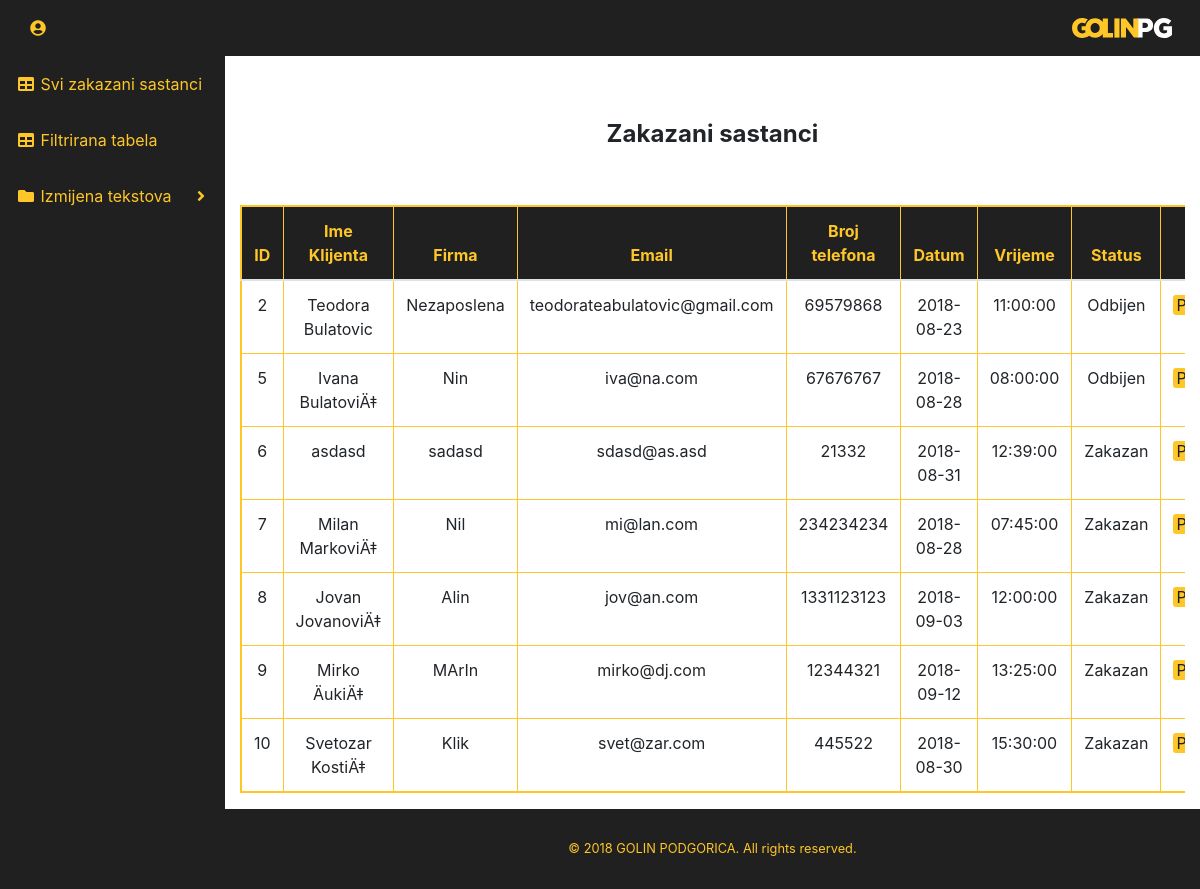
The app's page /admin/index.php with its own data.
### tables this page shows
CREATE TABLE `sastanci` (
  `ime_klijenta` varchar(50) NOT NULL,
  `firma` varchar(100) NOT NULL,
  `email` varchar(100) NOT NULL,
  `telefon` int(10) NOT NULL,
  `datum` date NOT NULL,
  `vrijeme` time NOT NULL,
  `sastanak_id` int(4) NOT NULL,
  `status_sastanka` varchar(111) NOT NULL
);

### admin/index.php (the view, shortened to what this page needs)
<?php include "includes/admin_header.php";
       include "includes/admin_navigation.php";
       include "includes/admin_footer.php";
?>
<div id="content-wrapper">
  <div class="container-fluid text-center">
    <br><br>
              <h4><b>Zakazani sastanci</b></h4><br><br>
              <div class="table-responsive">
                <table class="table table-bordered" id="dataTable" width="100%" cellspacing="0">
                  <thead>
                    <tr>
                      <th>ID</th>
                      <th>Ime Klijenta</th>
                      <th>Firma</th>
                      <th>Email</th>
                      <th>Broj telefona</th>
                      <th>Datum</th>
                      <th>Vrijeme</th>
                      <th>Status</th>
                      <th></th>
                    </tr>
                  </thead>
                  <tbody>
                  <tbody>
    <?php
    $query = "SELECT * FROM sastanci";
    $result = mysqli_query($connection, $query);
    while($row = mysqli_fetch_assoc($result)){
        $sastanak_id = $row['sastanak_id'];
        $ime_klijenta = $row['ime_klijenta'];
        $firma = $row['firma'];
        $email = $row['email'];
        $telefon = $row['telefon'];
        $datum = $row['datum'];
        $vrijeme = $row['vrijeme'];
        $status = $row['status_sastanka'];
        echo "<tr>";
        echo "<td> $sastanak_id</td>";
        echo "<td> $ime_klijenta</td>";
        echo "<td>$firma</td>";
        echo "<td>$email </td>";
        echo "<td>$telefon</td>";
        echo "<td> $datum</td>";
        echo "<td> $vrijeme</td>";
        echo "<td> $status</td>";
        echo "<td><a href='index.php?prihvati={$sastanak_id}'>Prihvati</a></td>";
        echo "</tr>";
    }
?>
                  </tbody>
                </table>
              </div>
            </div>
        </div>
        <?php stickyFooter(); ?>
<?php footer();?>

### admin/includes/admin_header.php (shortened to what this page needs)
<!DOCTYPE html>
<html lang="en">
  <head>
    <link href="vendor/bootstrap/css/bootstrap.min.css" rel="stylesheet">
    <link href="vendor/fontawesome-free/css/all.min.css" rel="stylesheet" type="text/css">
    <link href="vendor/datatables/dataTables.bootstrap4.css" rel="stylesheet">
    <link href="css/sb-admin.css" rel="stylesheet">
  </head>
  <body id="page-top">

### admin/includes/admin_navigation.php (shortened to what this page needs)
<nav class="navbar navbar-expand static-top">
  <ul class="navbar-nav ml-auto ml-md-0">
    <li class="nav-item dropdown no-arrow">
      <a class="nav-link dropdown-toggle" href="#" id="userDropdown" role="button" data-toggle="dropdown" aria-haspopup="true" aria-expanded="false">
        <i class="fas fa-user-circle fa-fw"></i>
      </a>
    </li>
  </ul>
  <img width=100 style="margin-left:87%;" src="../images/logo.svg">
</nav>
<div id="wrapper">
  <ul class="sidebar navbar-nav">
    <li class="nav-item">
      <a class="nav-link" href="index.php">
      <i class="fas fa-fw fa-table"></i>
        <span>Svi zakazani sastanci</span>
      </a>
    </li>
    <li class="nav-item">
      <a class="nav-link" href="tables.php">
        <i class="fas fa-fw fa-table"></i>
        <span>Filtrirana tabela</span></a>
    </li>
<li class="nav-item dropdown">
          <a class="nav-link dropdown-toggle" href="#" id="pagesDropdown" role="button" data-toggle="dropdown" aria-haspopup="true" aria-expanded="false">
            <i class="fas fa-fw fa-folder"></i>
            <span>Izmijena tekstova</span>
          </a>
</li>
  </ul>

### admin/includes/admin_footer.php (shortened to what this page needs)
   <?php
   function footer(){ ?>
  </body>
</html>
<?php
   }
    function stickyFooter(){
   echo " <footer class='sticky-footer'>
          <div class='container my-auto'>
            <div class='copyright text-center my-auto'>
              <span>© 2018 GOLIN PODGORICA. All rights reserved.</span>
            </div>
          </div>
        </footer>
      </div> ";
       } ?>

### admin/css/sb-admin.css (style rules this page uses)
html { position: relative; min-height: 100%; }
body { height: 100%; }
#wrapper { display: -webkit-box; display: -ms-flexbox; display: flex; }
#wrapper #content-wrapper { overflow-x: hidden; width: 100%; padding-top: 1rem; padding-bottom: 80px; }
.navbar { background-color: rgb(32,32,32); }
#userDropdown { color:rgb(254, 198, 39); }
.navbar-nav .nav-item.dropdown .dropdown-toggle::after { width: 1rem; text-align: center; float: right; vertical-align: 0; border: 0; font-weight: 900; content: '\f105'; font-family: 'Font Awesome 5 Free'; }
.navbar-nav .nav-item.dropdown.no-arrow .dropdown-toggle::after { display: none; }
.sidebar { width:10vw !important; background-color: rgb(32,32,32); min-height: calc(100vh - 56px); }
.sidebar .nav-item:last-child { margin-bottom: 1rem; }
.sidebar .nav-item .nav-link { text-align: center; padding: 0.75rem 1rem; width:10vw; color: rgb(254, 198, 39); }
.sidebar .nav-item .nav-link span { font-size: 0.65rem; display: block; }
@media (min-width: 768px) { .sidebar { width: 225px !important; } }
@media (min-width: 768px) { .sidebar .nav-item .nav-link { display: block; width: 100%; text-align: left; padding: 1rem; width: 225px; } }
@media (min-width: 768px) { .sidebar .nav-item .nav-link span { font-size: 1rem; display: inline; } }
:root { --input-padding-x: 0.75rem; --input-padding-y: 0.75rem; }
footer.sticky-footer { display: -webkit-box; display: -ms-flexbox; display: flex; position: absolute; right: 0; bottom: 0; width: calc(100% - 90px); height: 80px; background-color: rgb(32,32,32); }
footer.sticky-footer .copyright { line-height: 1; font-size: 0.8rem; color: rgb(254, 198, 39); }
@media (min-width: 768px) { footer.sticky-footer { width: calc(100% - 225px); } }
#dataTable { border:2px solid rgb(254, 198, 39); }
#dataTable thead { background-color: rgb(32,32,32); color: rgb(254, 198, 39); }
#dataTable td>a { color: rgb(32,32,32); background-color: rgb(254, 198, 39); border-radius:3px; padding-left: 3px; padding-right: 3px; }
#dataTable th, #dataTable td { border:1px solid rgb(254, 198, 39); }

### records on screen
sastanci: sastanak_id "2", ime_klijenta "Teodora Bulatovic", firma "Nezaposlena", email "teodorateabulatovic@gmail.com", telefon "69579868", datum "2018-08-23", vrijeme "11:00:00", status_sastanka "Odbijen"
sastanci: sastanak_id "5", ime_klijenta "Ivana BulatoviÄ‡", firma "Nin", email "iva@na.com", telefon "67676767", datum "2018-08-28", vrijeme "08:00:00", status_sastanka "Odbijen"
sastanci: sastanak_id "6", ime_klijenta "asdasd", firma "sadasd", email "sdasd@as.asd", telefon "21332", datum "2018-08-31", vrijeme "12:39:00", status_sastanka "Zakazan"
sastanci: sastanak_id "7", ime_klijenta "Milan MarkoviÄ‡", firma "Nil", email "mi@lan.com", telefon "234234234", datum "2018-08-28", vrijeme "07:45:00", status_sastanka "Zakazan"
sastanci: sastanak_id "8", ime_klijenta "Jovan JovanoviÄ‡", firma "Alin", email "jov@an.com", telefon "1331123123", datum "2018-09-03", vrijeme "12:00:00", status_sastanka "Zakazan"
sastanci: sastanak_id "9", ime_klijenta "Mirko ÄukiÄ‡", firma "MArIn", email "mirko@dj.com", telefon "12344321", datum "2018-09-12", vrijeme "13:25:00", status_sastanka "Zakazan"
sastanci: sastanak_id "10", ime_klijenta "Svetozar KostiÄ‡", firma "Klik", email "svet@zar.com", telefon "445522", datum "2018-08-30", vrijeme "15:30:00", status_sastanka "Zakazan"
